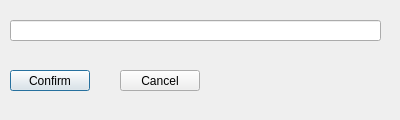
<?xml version="1.0" encoding="UTF-8"?>
<ui version="4.0">
 <class>EditLineDialog</class>
 <widget class="QDialog" name="EditLineDialog">
  <property name="geometry">
   <rect>
    <x>0</x>
    <y>0</y>
    <width>400</width>
    <height>120</height>
   </rect>
  </property>
  <property name="windowTitle">
   <string>Dialog</string>
  </property>
  <widget class="QLineEdit" name="lineEdit_EditLine">
   <property name="geometry">
    <rect>
     <x>10</x>
     <y>20</y>
     <width>371</width>
     <height>21</height>
    </rect>
   </property>
  </widget>
  <widget class="QPushButton" name="btnConfirm">
   <property name="geometry">
    <rect>
     <x>10</x>
     <y>70</y>
     <width>80</width>
     <height>21</height>
    </rect>
   </property>
   <property name="text">
    <string>Confirm</string>
   </property>
  </widget>
  <widget class="QPushButton" name="btnCancel">
   <property name="geometry">
    <rect>
     <x>120</x>
     <y>70</y>
     <width>80</width>
     <height>21</height>
    </rect>
   </property>
   <property name="text">
    <string>Cancel</string>
   </property>
  </widget>
 </widget>
 <resources/>
 <connections/>
</ui>
